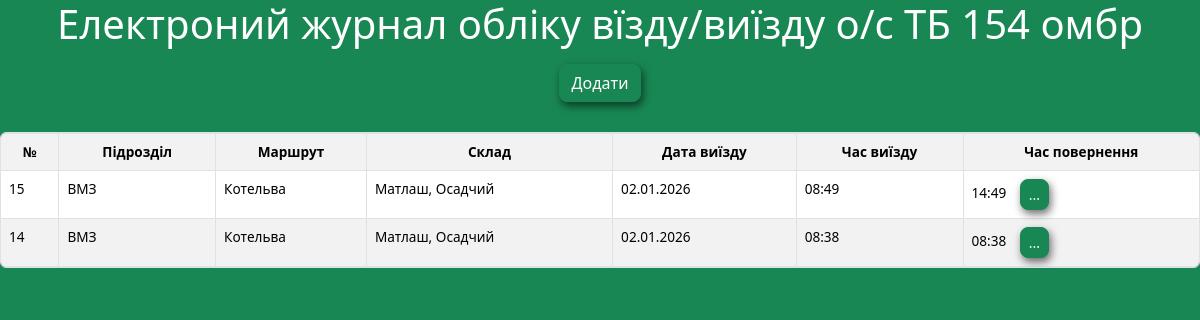
Page /blog/ (signed in) on the committed database.
### blog/models.py (models this page shows, shortened)
class Post(models.Model):
    class Status(models.TextChoices):
        DRAFT = 'DF', 'Чернетка'
        PUBLISHED = 'PB', 'Підтверджено'
    author = models.ForeignKey(
        settings.AUTH_USER_MODEL,
        on_delete=models.CASCADE,
        related_name='blog_posts',
        verbose_name='Автор'
    )
    pidrozdil = models.CharField(max_length=250, verbose_name='Підрозділ')
    marshrut = models.CharField(max_length=250, verbose_name='Маршрут')
    sostav = models.TextField(verbose_name='Склад в/с')
    data_viezd = models.DateField(verbose_name='Дата виїзду')
    time_viezd = models.TimeField(default=timezone.now, verbose_name='Час виїзду')
    time_back = models.TimeField(default=timezone.now, verbose_name='Час повернення')
    publish = models.DateTimeField(default=timezone.now, verbose_name='Публікація')
    created = models.DateTimeField(auto_now_add=True, verbose_name='Створено')
    updated = models.DateTimeField(auto_now=True, verbose_name='Оновлено')
    status = models.CharField(
        max_length=2,
        choices=Status,
        default=Status.PUBLISHED,
        verbose_name='Статус'
    )
    objects = models.Manager()
    published = PublishedManager()
    class Meta:
        ordering=['-publish']
        indexes =[
            models.Index(fields=['-publish']),
        ]

### blog/views.py (the view)
# urls.py: path('', views.post_list, name='post_list'),
@login_required
def post_list(request):
    posts = Post.published.all()
    return render(request, 'blog/post/list.html', {'posts': posts})

### blog/models.py (called while the page is built)
    def get_queryset(self):
        return (
            super().get_queryset().filter(status=Post.Status.PUBLISHED)
        )

### blog/templates/blog/post/list.html (shortened to what this page needs)
{% extends "blog/base.html" %}
{% block content %}
  <p class="plll display-6" style="text-align: center;">Електроний журнал обліку вїзду/виїзду о/с ТБ 154 омбр </p>
  <div class="plll">
    <button class="btn btn-sh btn-success" style="margin-bottom: 30px;">
    <a style="color: white; text-decoration: none;" href="{% url "blog:add-post" %}">Додати</a>
    </button>
  </div>
<div class="table-responsive">
  <table  class="table table-small-font table-tighten table-bordered table-striped btn-sh">
    <tr style="text-align: center;">
        <td style="font-weight: bold;">№</td>
        <td style="font-weight: bold;">Підрозділ</td>
        <td style="font-weight: bold;">Маршрут</td>
        <td style="font-weight: bold;">Склад</td>
        <td style="font-weight: bold;">Дата виїзду</td>
        <td style="font-weight: bold;">Час виїзду</td>
        <td style="font-weight: bold;">Час повернення</td>
    </tr>
 {% for post in posts %}
    <tr>
        <td>{{ post.id }}</td>
        <td>{{ post.pidrozdil }}</td>
        <td>{{ post.marshrut }}</td>
        <td>{{ post.sostav}}</td>
        <td>{{ post.data_viezd|date:"d.m.Y"}}</td>
        <td>{{ post.time_viezd}}</td>
        <td>{{ post.time_back}}
          {% if post.author == user %}
           <button class="btn btn-sh btn-success btn-sm" type="button" style="margin-left: 10px;">
             <a style="color: white; text-decoration: none;" href= "{% url "blog:post-edit" pk=post.pk %}">...</a>
           </button>
          {% endif %}
        </td>
    </tr>
  {% endfor %}
</table>
</div>
{% endblock %}

### blog/templates/blog/base.html (shortened to what this page needs)
{% load static %}
<!DOCTYPE html>
<html>
<head>
  <link href="{% static "css/blog.css" %}" rel="stylesheet">
  <link href="{% static "css/bootstrap.min.css" %}" rel="stylesheet">
  <link href="{% static "css/rwd-table.min.css" %}" rel="stylesheet">
</head>
<body class="bg-success text-white">
  <div id="content">
    {% block content %}
    {% endblock %}
  </div>
</body>
</html>

### blog/templates/blog/post/list.html (style rules this page uses)
.plll { display: flex; justify-content: center; align-items: center; }
table { border: 8px; border-color: rgb(255, 255, 255); padding: 20px; border-radius: 8px; box-shadow: 2px 4px 8px rgba(0, 0, 0, 0.568); }
.btn-sh { border-radius: 8px; box-shadow: 2px 4px 8px rgba(0, 0, 0, 0.568); }

### rows in the picture
Post: id "15", pidrozdil "ВМЗ", marshrut "Котельва", sostav "Матлаш, Осадчий", data_viezd "02.01.2026", time_viezd "08:49", time_back "14:49"
Post: id "14", pidrozdil "ВМЗ", marshrut "Котельва", sostav "Матлаш, Осадчий", data_viezd "02.01.2026", time_viezd "08:38", time_back "08:38"
